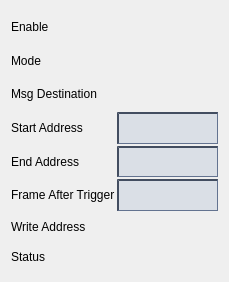
<?xml version="1.0" encoding="UTF-8"?>
<ui version="4.0">
 <class>Form</class>
 <widget class="QWidget" name="Form">
  <property name="geometry">
   <rect>
    <x>0</x>
    <y>0</y>
    <width>229</width>
    <height>282</height>
   </rect>
  </property>
  <property name="windowTitle">
   <string>Form</string>
  </property>
  <property name="styleSheet">
   <string notr="true">QPushButton {
    background-color: rgb(182, 194, 198);
    border-color: rgb(182, 204, 212) rgb(82, 104, 112) rgb(82, 104, 112) rgb(182,204,212);
    border-style: outset;
    border-radius: 2px;
    border-width: 2px; 
    padding: 5px;
}
QPushButton:hover {
   background-color: rgb(154,170,176);
}
QPushButton:pressed {
    background-color: rgb(104,198,176);
    border-style: inset;
    border-width: 3px;
	border-color: rgb(32,86,73);
}
QPushButton:checked{
    background-color: rgb(104,198,176);
    border-style: inset;
    border-width: 3px;
	border-color: rgb(82, 104, 112)  rgb(182, 204, 212) rgb(182,204,212) rgb(82, 104, 112) ;
}

QLineEdit {
  background-color: rgb(218,223,230);
  border-color: rgb(66,77,96);
  border-style: inset;
  border-width: 2px 1px 1px 2px;
}</string>
  </property>
  <layout class="QHBoxLayout" name="horizontalLayout">
   <item>
    <layout class="QGridLayout" name="gridLayout">
     <property name="spacing">
      <number>2</number>
     </property>
     <item row="0" column="0">
      <widget class="QLabel" name="label">
       <property name="sizePolicy">
        <sizepolicy hsizetype="Preferred" vsizetype="Preferred">
         <horstretch>0</horstretch>
         <verstretch>0</verstretch>
        </sizepolicy>
       </property>
       <property name="font">
        <font/>
       </property>
       <property name="text">
        <string>Enable</string>
       </property>
      </widget>
     </item>
     <item row="0" column="1">
      <widget class="PyDMEnumButton" name="PyDMEnumButton">
       <property name="sizePolicy">
        <sizepolicy hsizetype="Preferred" vsizetype="Preferred">
         <horstretch>0</horstretch>
         <verstretch>0</verstretch>
        </sizepolicy>
       </property>
       <property name="minimumSize">
        <size>
         <width>0</width>
         <height>0</height>
        </size>
       </property>
       <property name="maximumSize">
        <size>
         <width>16777215</width>
         <height>48</height>
        </size>
       </property>
       <property name="font">
        <font>
         <pointsize>9</pointsize>
        </font>
       </property>
       <property name="toolTip">
        <string/>
       </property>
       <property name="styleSheet">
        <string notr="true"/>
       </property>
       <property name="channel" stdset="0">
        <string>ca://${DEVICE}:WFENG${ENG}_ENABLE${CH}</string>
       </property>
       <property name="orientation" stdset="0">
        <enum>Qt::Horizontal</enum>
       </property>
       <property name="marginTop" stdset="0">
        <number>0</number>
       </property>
       <property name="marginBottom" stdset="0">
        <number>0</number>
       </property>
       <property name="marginLeft" stdset="0">
        <number>0</number>
       </property>
       <property name="marginRight" stdset="0">
        <number>0</number>
       </property>
       <property name="horizontalSpacing" stdset="0">
        <number>0</number>
       </property>
       <property name="verticalSpacing" stdset="0">
        <number>0</number>
       </property>
      </widget>
     </item>
     <item row="1" column="0">
      <widget class="QLabel" name="label_6">
       <property name="sizePolicy">
        <sizepolicy hsizetype="Preferred" vsizetype="Preferred">
         <horstretch>0</horstretch>
         <verstretch>0</verstretch>
        </sizepolicy>
       </property>
       <property name="font">
        <font/>
       </property>
       <property name="text">
        <string>Mode</string>
       </property>
      </widget>
     </item>
     <item row="1" column="1">
      <widget class="PyDMEnumButton" name="PyDMEnumButton_2">
       <property name="sizePolicy">
        <sizepolicy hsizetype="Preferred" vsizetype="Preferred">
         <horstretch>0</horstretch>
         <verstretch>0</verstretch>
        </sizepolicy>
       </property>
       <property name="minimumSize">
        <size>
         <width>0</width>
         <height>0</height>
        </size>
       </property>
       <property name="maximumSize">
        <size>
         <width>16777215</width>
         <height>48</height>
        </size>
       </property>
       <property name="font">
        <font>
         <pointsize>9</pointsize>
        </font>
       </property>
       <property name="toolTip">
        <string/>
       </property>
       <property name="styleSheet">
        <string notr="true"/>
       </property>
       <property name="channel" stdset="0">
        <string>ca://${DEVICE}:WFENG${ENG}_MODE${CH}</string>
       </property>
       <property name="orientation" stdset="0">
        <enum>Qt::Horizontal</enum>
       </property>
       <property name="marginTop" stdset="0">
        <number>0</number>
       </property>
       <property name="marginBottom" stdset="0">
        <number>0</number>
       </property>
       <property name="marginLeft" stdset="0">
        <number>0</number>
       </property>
       <property name="marginRight" stdset="0">
        <number>0</number>
       </property>
       <property name="horizontalSpacing" stdset="0">
        <number>0</number>
       </property>
       <property name="verticalSpacing" stdset="0">
        <number>0</number>
       </property>
      </widget>
     </item>
     <item row="2" column="0">
      <widget class="QLabel" name="label_3">
       <property name="sizePolicy">
        <sizepolicy hsizetype="Preferred" vsizetype="Preferred">
         <horstretch>0</horstretch>
         <verstretch>0</verstretch>
        </sizepolicy>
       </property>
       <property name="font">
        <font/>
       </property>
       <property name="text">
        <string>Msg Destination</string>
       </property>
      </widget>
     </item>
     <item row="2" column="1">
      <widget class="PyDMEnumButton" name="PyDMEnumButton_3">
       <property name="sizePolicy">
        <sizepolicy hsizetype="Preferred" vsizetype="Preferred">
         <horstretch>0</horstretch>
         <verstretch>0</verstretch>
        </sizepolicy>
       </property>
       <property name="minimumSize">
        <size>
         <width>0</width>
         <height>0</height>
        </size>
       </property>
       <property name="maximumSize">
        <size>
         <width>16777215</width>
         <height>48</height>
        </size>
       </property>
       <property name="font">
        <font>
         <pointsize>9</pointsize>
        </font>
       </property>
       <property name="toolTip">
        <string/>
       </property>
       <property name="channel" stdset="0">
        <string>ca://${DEVICE}:WFENG${ENG}_MSGDEST${CH} </string>
       </property>
       <property name="orientation" stdset="0">
        <enum>Qt::Horizontal</enum>
       </property>
       <property name="marginTop" stdset="0">
        <number>0</number>
       </property>
       <property name="marginBottom" stdset="0">
        <number>0</number>
       </property>
       <property name="marginLeft" stdset="0">
        <number>0</number>
       </property>
       <property name="marginRight" stdset="0">
        <number>0</number>
       </property>
       <property name="horizontalSpacing" stdset="0">
        <number>0</number>
       </property>
       <property name="verticalSpacing" stdset="0">
        <number>0</number>
       </property>
      </widget>
     </item>
     <item row="3" column="0">
      <widget class="QLabel" name="label_4">
       <property name="sizePolicy">
        <sizepolicy hsizetype="Preferred" vsizetype="Preferred">
         <horstretch>0</horstretch>
         <verstretch>0</verstretch>
        </sizepolicy>
       </property>
       <property name="font">
        <font/>
       </property>
       <property name="text">
        <string>Start Address</string>
       </property>
      </widget>
     </item>
     <item row="3" column="1">
      <widget class="PyDMLineEdit" name="PyDMLineEdit">
       <property name="sizePolicy">
        <sizepolicy hsizetype="Preferred" vsizetype="Preferred">
         <horstretch>0</horstretch>
         <verstretch>0</verstretch>
        </sizepolicy>
       </property>
       <property name="maximumSize">
        <size>
         <width>16777215</width>
         <height>16777215</height>
        </size>
       </property>
       <property name="font">
        <font>
         <pointsize>9</pointsize>
        </font>
       </property>
       <property name="toolTip">
        <string/>
       </property>
       <property name="readOnly">
        <bool>false</bool>
       </property>
       <property name="channel" stdset="0">
        <string>ca://${DEVICE}:WFENG${ENG}_STARTADDR${CH}</string>
       </property>
      </widget>
     </item>
     <item row="4" column="0">
      <widget class="QLabel" name="label_5">
       <property name="sizePolicy">
        <sizepolicy hsizetype="Preferred" vsizetype="Preferred">
         <horstretch>0</horstretch>
         <verstretch>0</verstretch>
        </sizepolicy>
       </property>
       <property name="font">
        <font/>
       </property>
       <property name="text">
        <string>End Address</string>
       </property>
      </widget>
     </item>
     <item row="4" column="1">
      <widget class="PyDMLineEdit" name="PyDMLineEdit_2">
       <property name="enabled">
        <bool>false</bool>
       </property>
       <property name="sizePolicy">
        <sizepolicy hsizetype="Preferred" vsizetype="Preferred">
         <horstretch>0</horstretch>
         <verstretch>0</verstretch>
        </sizepolicy>
       </property>
       <property name="maximumSize">
        <size>
         <width>16777215</width>
         <height>16777215</height>
        </size>
       </property>
       <property name="font">
        <font>
         <pointsize>9</pointsize>
        </font>
       </property>
       <property name="toolTip">
        <string/>
       </property>
       <property name="readOnly">
        <bool>false</bool>
       </property>
       <property name="channel" stdset="0">
        <string>ca://${DEVICE}:WFENG${ENG}_ENDADDR${CH}</string>
       </property>
      </widget>
     </item>
     <item row="5" column="0">
      <widget class="QLabel" name="label_8">
       <property name="sizePolicy">
        <sizepolicy hsizetype="Preferred" vsizetype="Preferred">
         <horstretch>0</horstretch>
         <verstretch>0</verstretch>
        </sizepolicy>
       </property>
       <property name="font">
        <font/>
       </property>
       <property name="text">
        <string>Frame After Trigger</string>
       </property>
      </widget>
     </item>
     <item row="5" column="1">
      <widget class="PyDMLineEdit" name="PyDMLineEdit_3">
       <property name="enabled">
        <bool>false</bool>
       </property>
       <property name="sizePolicy">
        <sizepolicy hsizetype="Preferred" vsizetype="Preferred">
         <horstretch>0</horstretch>
         <verstretch>0</verstretch>
        </sizepolicy>
       </property>
       <property name="maximumSize">
        <size>
         <width>16777215</width>
         <height>16777215</height>
        </size>
       </property>
       <property name="font">
        <font>
         <pointsize>9</pointsize>
        </font>
       </property>
       <property name="toolTip">
        <string/>
       </property>
       <property name="channel" stdset="0">
        <string>ca://${DEVICE}:WFENG${ENG}_FRAFTTRG${CH} </string>
       </property>
      </widget>
     </item>
     <item row="6" column="0">
      <widget class="QLabel" name="label_9">
       <property name="sizePolicy">
        <sizepolicy hsizetype="Preferred" vsizetype="Preferred">
         <horstretch>0</horstretch>
         <verstretch>0</verstretch>
        </sizepolicy>
       </property>
       <property name="font">
        <font/>
       </property>
       <property name="text">
        <string>Write Address</string>
       </property>
      </widget>
     </item>
     <item row="6" column="1">
      <widget class="PyDMLabel" name="PyDMLabel">
       <property name="sizePolicy">
        <sizepolicy hsizetype="Preferred" vsizetype="Preferred">
         <horstretch>0</horstretch>
         <verstretch>0</verstretch>
        </sizepolicy>
       </property>
       <property name="minimumSize">
        <size>
         <width>0</width>
         <height>0</height>
        </size>
       </property>
       <property name="maximumSize">
        <size>
         <width>16777215</width>
         <height>28</height>
        </size>
       </property>
       <property name="font">
        <font/>
       </property>
       <property name="toolTip">
        <string/>
       </property>
       <property name="styleSheet">
        <string notr="true"/>
       </property>
       <property name="text">
        <string/>
       </property>
       <property name="channel" stdset="0">
        <string>ca://${DEVICE}:WFENG${ENG}_WRADDR${CH}</string>
       </property>
      </widget>
     </item>
     <item row="7" column="0">
      <widget class="QLabel" name="label_7">
       <property name="sizePolicy">
        <sizepolicy hsizetype="Preferred" vsizetype="Preferred">
         <horstretch>0</horstretch>
         <verstretch>0</verstretch>
        </sizepolicy>
       </property>
       <property name="font">
        <font/>
       </property>
       <property name="text">
        <string>Status</string>
       </property>
      </widget>
     </item>
     <item row="7" column="1">
      <widget class="PyDMLabel" name="PyDMLabel_2">
       <property name="sizePolicy">
        <sizepolicy hsizetype="Preferred" vsizetype="Preferred">
         <horstretch>0</horstretch>
         <verstretch>0</verstretch>
        </sizepolicy>
       </property>
       <property name="maximumSize">
        <size>
         <width>16777215</width>
         <height>28</height>
        </size>
       </property>
       <property name="font">
        <font/>
       </property>
       <property name="toolTip">
        <string/>
       </property>
       <property name="styleSheet">
        <string notr="true"/>
       </property>
       <property name="text">
        <string/>
       </property>
       <property name="channel" stdset="0">
        <string>ca://${DEVICE}:WFENG${ENG}_STATUS${CH}</string>
       </property>
      </widget>
     </item>
    </layout>
   </item>
  </layout>
 </widget>
 <customwidgets>
  <customwidget>
   <class>PyDMLabel</class>
   <extends>QLabel</extends>
   <header>pydm.widgets.label</header>
  </customwidget>
  <customwidget>
   <class>PyDMLineEdit</class>
   <extends>QLineEdit</extends>
   <header>pydm.widgets.line_edit</header>
  </customwidget>
  <customwidget>
   <class>PyDMEnumButton</class>
   <extends>QWidget</extends>
   <header>pydm.widgets.enum_button</header>
  </customwidget>
 </customwidgets>
 <resources/>
 <connections/>
</ui>
